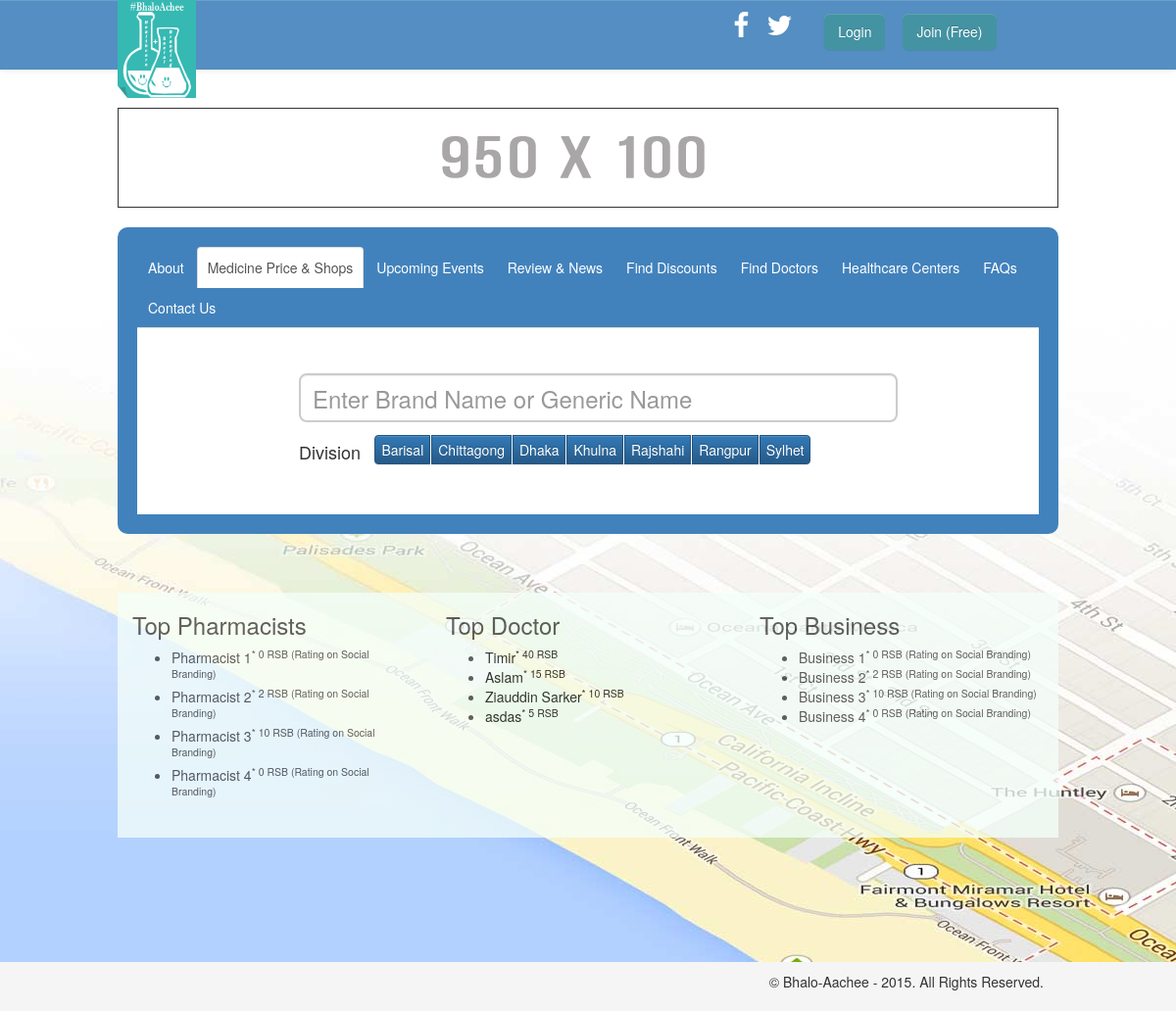
The page / on the database its author committed.
### tables this page shows
CREATE TABLE `division` (
  `division_id` int(11) NOT NULL AUTO_INCREMENT,
  `division_name` varchar(255) DEFAULT NULL,
  PRIMARY KEY (`division_id`)
);

CREATE TABLE `doctor_rating` (
  `doctor_rating_id` int(11) NOT NULL AUTO_INCREMENT,
  `doctor_id` int(11) DEFAULT NULL,
  `rating_id` int(11) DEFAULT NULL,
  PRIMARY KEY (`doctor_rating_id`),
  KEY `fk_doctor_rating` (`doctor_id`),
  KEY `fk_rating_id` (`rating_id`),
  CONSTRAINT `fk_doctor_rating` FOREIGN KEY (`doctor_id`) REFERENCES `doctors` (`doctor_id`),
  CONSTRAINT `fk_rating_id` FOREIGN KEY (`rating_id`) REFERENCES `rating` (`rating_id`)
);

CREATE TABLE `doctors` (
  `doctor_id` int(11) NOT NULL AUTO_INCREMENT,
  `doctor_name` varchar(255) DEFAULT NULL,
  `doctor_title` varchar(255) DEFAULT NULL,
  `doctor_gender` varchar(255) DEFAULT NULL,
  `doctor_bmdc_no` varchar(255) DEFAULT NULL,
  `doctor_email` varchar(255) DEFAULT NULL,
  `doctor_phone` varchar(255) DEFAULT NULL,
  `doctor_specialist` int(11) DEFAULT NULL,
  `doctor_district` int(11) DEFAULT NULL,
  `doctor_address` varchar(255) DEFAULT NULL,
  `doctor_website` varchar(255) DEFAULT NULL,
  `doctor_chamber` int(11) DEFAULT NULL,
  `doctor_user_name` int(11) DEFAULT NULL,
  PRIMARY KEY (`doctor_id`),
  KEY `fk_doctor_specialist` (`doctor_specialist`),
  KEY `fk_doctor_district` (`doctor_district`),
  KEY `fk_doctor_user` (`doctor_user_name`),
  KEY `fk_doctor_chamber` (`doctor_chamber`),
  CONSTRAINT `fk_doctor_chamber` FOREIGN KEY (`doctor_chamber`) REFERENCES `doctors_chamber` (`doctors_chambers_id`),
  CONSTRAINT `fk_doctor_district` FOREIGN KEY (`doctor_district`) REFERENCES `district` (`district_id`),
  CONSTRAINT `fk_doctor_specialist` FOREIGN KEY (`doctor_specialist`) REFERENCES `doctors_category` (`doctor_category_id`),
  CONSTRAINT `fk_doctor_user` FOREIGN KEY (`doctor_user_name`) REFERENCES `users` (`user_id`)
);

### application/controllers/Home.php (called while the page is built, shortened)
<?php
class Home extends CI_Controller {
	public function __construct()
    {
		$this->load->helper('captcha');
		$this->load->database();
		$this->load->model('blog_model');
		$this->load->model('event_model');
		$this->load->model('company_model');
		$this->load->model('doctor_model');
		$this->load->model('user_model');
		$this->load->model('home_model');
		$this->load->model('location_model');
		$this->load->model('search_model');
		$this->load->model('healthcare_model');
		$this->data['blogs'] = $this->blog_model->get_all_posts();
		$this->data['events'] = $this->event_model->getEvents();
		$this->data['company_category'] = $this->company_model->getCompanyCategory();
		$this->data['companys'] = $this->company_model->getCompanys();
		$this->data['doctors_rating'] = $this->doctor_model->getDoctorsRating();
		$this->data['district'] = $this->home_model->getDistrict();
		$this->data['doctors_category'] = $this->home_model->getAllDoctorsCategory();
		$this->data['doctors_category_only'] = $this->home_model->getDoctorsCategoryOnly();
		$this->data['get_top_ten_doctor'] = $this->home_model->getTopTenDoctor();
		$this->data['all_doctors'] = $this->home_model->get_all_doctor();
		$this->data['all_discount'] = $this->home_model->getAllDiscount();
         $this->data['divisions'] = $this->location_model->get_division();
    }
	public function index()
	{
			 $this->load->view('template/view_header');
			$this->load->view('template/view_about', $this->data);
			$this->load->view('template/view_brand', $this->data);
			$this->load->view('template/view_events', $this->data);
			$this->load->view('template/view_review_news', $this->data);
			$this->load->view('template/view_doctor', $this->data);
			$this->load->view('template/view_discount', $this->data);
			$this->load->view('template/view_healthcare', $this->data);
			$this->load->view('template/view_faq', $this->data);
			$this->load->view('template/view_contact', $this->data);
			$this->load->view('template/view_footer');
	}
}

### index.php (called while the page is built, shortened)
<?php
require_once BASEPATH.'core/CodeIgniter.php';

### application/models/location_model.php (called while the page is built, shortened)
<?php if ( ! defined('BASEPATH')) exit('No direct script access allowed');
class Location_model extends CI_Model
{
	public function get_division(){
		$this->db->select('division_id,division_name');
        $this->db->from('division');
        $query = $this->db->get();
	  return $query->result();
	}
}

### application/models/home_model.php (called while the page is built, shortened)
<?php if ( ! defined('BASEPATH')) exit('No direct script access allowed');
class Home_model extends CI_Model
{
	function get_all_doctor(){
		$this->db->select('*');
		$this->db->select('Sum(rating.rating_value) AS RSB');
        $this->db->from('doctor_rating');
		$this->db->join('rating','doctor_rating.rating_id = rating.rating_id');
		$this->db->join('doctors','doctor_rating.doctor_id = doctors.doctor_id');
		$this->db->join('doctors_category','doctors.doctor_specialist = doctors_category.doctor_category_id');
		$this->db->join('doctors_chamber','doctors.doctor_chamber = doctors_chamber.doctors_chambers_id');
		$this->db->join('doctors_chamber_address','doctors_chamber.doctors_chambers_address = doctors_chamber_address.doctors_chamber_address_id');
		$this->db->group_by('doctor_name');
		$this->db->order_by('RSB', 'DESC');
        $query = $this->db->get();
        return $query->result();
	}
	public function getTopTenDoctor(){
		$this->db->select();
		$this->db->select('doctor_name,Sum(rating.rating_value) AS RSB');
        $this->db->from('doctor_rating');
		$this->db->join('rating','doctor_rating.rating_id = rating.rating_id');
		$this->db->join('doctors','doctor_rating.doctor_id = doctors.doctor_id');
		$this->db->group_by('doctor_name');
		$this->db->order_by('RSB', 'DESC');
		 $query = $this->db->get();
        return $query->result();
	}
	function getDistrict(){
	  $this->db->select("district_id,district_name");
	  $this->db->from('district');
	  $this->db->order_by('district_name','ASC');
	  $query = $this->db->get();
	  return $query->result();
	}
	public function getAllDoctorsCategory(){
	  $this->db->select('doctor_category_id,doctor_category_name,COUNT(doctors_category.doctor_category_id) doctors_count');
	  $this->db->from('doctors_category');
	  $this->db->join('doctors', 'doctors.doctor_specialist = doctors_category.doctor_category_id');
	  $this->db->group_by('doctors_category.doctor_category_id');
	  $this->db->order_by('doctor_category_name','ASC');
	  $query = $this->db->get();
	  return $query->result();
	}
	public function getDoctorsCategoryOnly(){
	  $this->db->select("doctor_category_id,doctor_category_name");
	  $this->db->from('doctors_category');
	  $this->db->order_by('doctor_category_name','ASC');
	  $query = $this->db->get();
	  return $query->result();
	}
	public function getAllDiscount(){
	  $this->db->select('discount_id,discount_name,discount_time_start');
	  $this->db->from('company_discount');
	  $this->db->join('discount', 'company_discount.company_discount_discount = discount.discount_id');
	  $this->db->join('company', 'company_discount.company_discount_company = company.company_id');
	  $this->db->order_by('discount_time_start','ASC');
	  $query = $this->db->get();
	  return $query->result();
	}
}
?>

### application/views/template/view_brand.php (shortened to what this page needs)
<div role="tabpanel" class="tab-pane active" id="price">
	<div class="result-medicine" id="shop-result" >
		<article class="row">
			<form class="form-inline large-search form-search form-emphasis" role="form" method="post"  action="getshop.php">
				<div class="col-md-6 col-md-offset-2">
					<div class="form-group table-input">
					   <input type="text" class="form-control typeahead tt-query" autocomplete="off" spellcheck="false" name="name" id="name" placeholder="Enter Brand Name or Generic Name">
					</div>
				</div>
			</form>
		</article>
		<article class="row" id="div-dis-tha">
			<div class="col-md-1 col-md-offset-2">
			<h4>Division</h4>
			</div>
				<div class="col-md-7">
					<div class="btn-group" data-toggle="buttons" id="division">
					<?php foreach($divisions as $division){?>
						<label class="btn btn-primary">
						<?php echo $division->division_name;?>
						</label>
					<?php }?>
					</div>
				</div>
		</article>
	</div>
</div>

### application/views/template/view_footer.php (shortened to what this page needs)
				</article>
				<article class="row all-top">
					<div class="col-md-4 top-pharmacist">
						<h3>Top Pharmacists</h3>
						<ul>
							<li>Pharmacist 1<sup>* 0 RSB (Rating on Social Branding)</sup></li>
							<li>Pharmacist 2<sup>* 2 RSB (Rating on Social Branding)</sup></li>
							<li>Pharmacist 3<sup>* 10 RSB (Rating on Social Branding)</sup></li>
							<li>Pharmacist 4<sup>* 0 RSB (Rating on Social Branding)</sup></li>
						</ul>
					</div>
					<div class="col-md-4 top-doctor">
						<h3>Top Doctor</h3>
						<ul>
						<?php foreach($get_top_ten_doctor as $top_doctor){?>
							<li><a href=""><?php echo $top_doctor->doctor_name ; ?><sup>* <?php echo $top_doctor->RSB;?> RSB</sup></a></li>
						<?php } ?>
						</ul>
					</div>
					<div class="col-md-4 top-company">
						<h3>Top Business</h3>
						<ul>
							<li>Business 1<sup>* 0 RSB (Rating on Social Branding)</sup></li>
							<li>Business 2<sup>* 2 RSB (Rating on Social Branding)</sup></li>
							<li>Business 3<sup>* 10 RSB (Rating on Social Branding)</sup></li>
							<li>Business 4<sup>* 0 RSB (Rating on Social Branding)</sup></li>
						</ul>
					</div>
				</article>
				<article>
					<div class="slider1">
					  <div class="slide"><img src="<?php echo base_url(); ?>assets/images/nuvista.png"></div>
					  <div class="slide"><img src="<?php echo base_url(); ?>assets/images/nuvista.png"></div>
					  <div class="slide"><img src="<?php echo base_url(); ?>assets/images/nuvista.png"></div>
					  <div class="slide"><img src="<?php echo base_url(); ?>assets/images/nuvista.png"></div>
					  <div class="slide"><img src="<?php echo base_url(); ?>assets/images/nuvista.png"></div>
					</div>
				</article>
			</section>
		</div>
	</div>
	<footer id="footer">
      <div class="container">
		<div class="row">
			<div class="col-md-6 footer-navigation">
			 </div>
			<div class="col-md-6 copyright">
				<p>&copy; Bhalo-Aachee - 2015. All Rights Reserved.</p>
			</div>
      </div>
    </footer>
    </body>
</html>

### assets/css/main.css (style rules this page uses)
.container { max-width:960px; }
#footer { background-color: #f5f5f5; height: auto; padding: 10px 0; }
footer { position: fixed; bottom: 0; width: 100%; height: 60px; background-color: #f5f5f5; }
.copyright { text-align:right; }
.form-group { width: 100%; }
.table-input .form-control { margin: 36px 0 11px; width: 611px; height:50px; }
.btn.btn-primary { margin: 2px; padding: 4px 6px; }
a { color: #000; }
.tab-pane.active { background: none repeat scroll 0 0 white; padding:10px; }
.result-medicine { min-height: 170px; }
.typeahead, .tt-query, .tt-hint { font-size: 18px; height: 50px; line-height: 30px; outline: medium none; padding: 8px 12px; margin:10px 0 0 0; }
.typeahead { background-color: #FFFFFF; margin: 36px 0 11px; width: 100%; height:50px; }
.tt-query { box-shadow: 0 1px 1px rgba(0, 0, 0, 0.075) inset; }
.tt-hint { color: #999999; background-color: red; margin: 35px 0 0 0; }
.typeahead, .tt-query, .tt-hint { border: 2px solid #cccccc; border-radius: 8px; font-size: 24px; height: 50px !important; line-height: 30px; outline: medium none; padding: 8px 12px; width: 451px; }
.top-pharmacist { background: mintcream none repeat scroll 0 0; opacity: 0.76; min-height:250px }
.top-doctor { background: mintcream none repeat scroll 0 0; opacity: 0.76; min-height:250px }
.top-company { background: mintcream none repeat scroll 0 0; opacity: 0.76; min-height:250px }
.all-top { margin-bottom: 28px; }

### rows shown on the page
division: division_name "Barisal"
division: division_name "Chittagong"
division: division_name "Dhaka"
division: division_name "Khulna"
division: division_name "Rajshahi"
division: division_name "Rangpur"
division: division_name "Sylhet"
doctor_rating: doctor.doctor_name "Timir", RSB "40"
doctor_rating: doctor.doctor_name "Aslam", RSB "15"
doctor_rating: doctor.doctor_name "Ziauddin Sarker", RSB "10"
doctor_rating: doctor.doctor_name "asdas", RSB "5"
